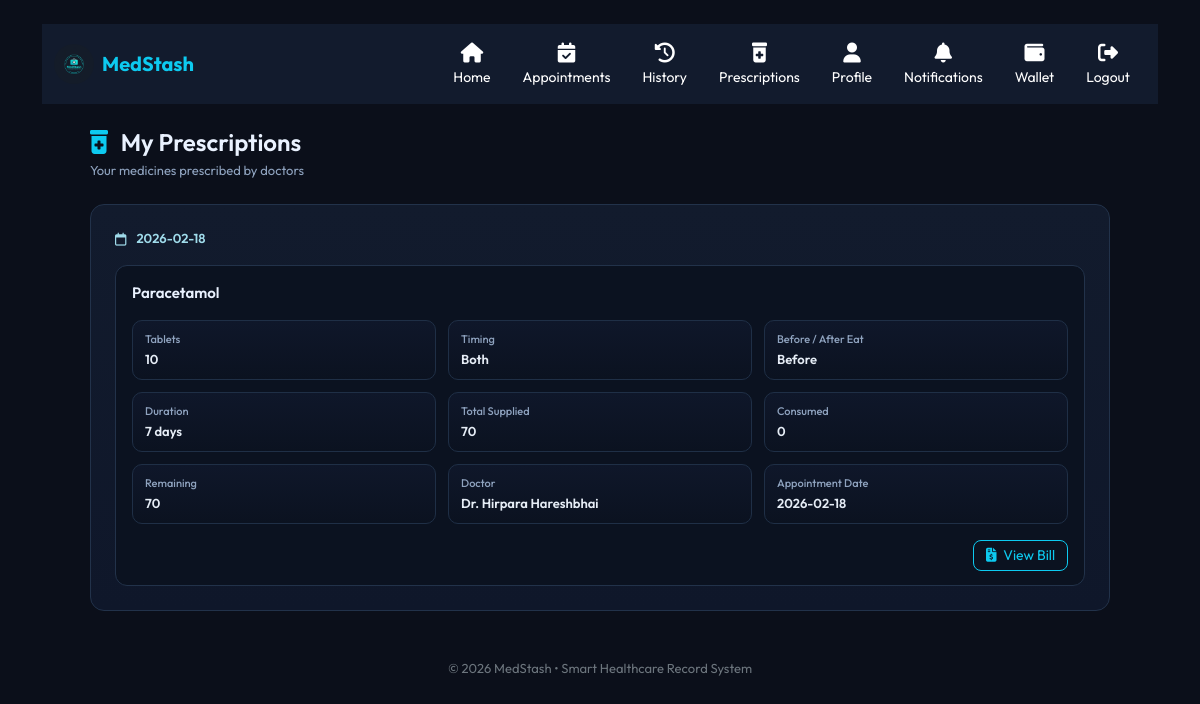
The page /patient_prescriptions (signed in) on the database its author committed.
### tables this page shows
CREATE TABLE prescriptions (
            id INTEGER PRIMARY KEY AUTOINCREMENT,
            appointment_id INTEGER,
            medicine_name TEXT,
            tablets INTEGER,
            timing TEXT,  -- morning, night, both
            before_after_eat TEXT,  -- before, after
            created_at DATETIME DEFAULT CURRENT_TIMESTAMP, price REAL DEFAULT 0.0, duration INTEGER, medicine_supplied INTEGER DEFAULT 0, medicine_consumed INTEGER DEFAULT 0,
            FOREIGN KEY (appointment_id) REFERENCES appointments (id)
        );

CREATE TABLE doctors (
            id INTEGER PRIMARY KEY AUTOINCREMENT,
            fname TEXT NOT NULL,
            lname TEXT NOT NULL,
            specialty TEXT NOT NULL,
            fees INTEGER NOT NULL,
            rating REAL DEFAULT 0
        , user_id INTEGER, age INTEGER, qualification TEXT, license TEXT, address TEXT, profile_complete INTEGER DEFAULT 0, profile_percent INTEGER DEFAULT 25, hospital_name TEXT, staff_count INTEGER, experience_years INTEGER, reviews TEXT, awards TEXT, languages TEXT, emergency_contact TEXT, city TEXT, state TEXT, landmark TEXT, full_address TEXT, pincode TEXT, latitude TEXT, longitude TEXT, hospital_timing TEXT, hospital_contact TEXT, gender TEXT);

CREATE TABLE appointments (
            id INTEGER PRIMARY KEY AUTOINCREMENT,
            patient_id INTEGER,
            doctor_id INTEGER,
            date TEXT,
            time TEXT,
            address TEXT,
            status TEXT DEFAULT 'pending',
            created_at DATETIME DEFAULT CURRENT_TIMESTAMP,
            FOREIGN KEY (patient_id) REFERENCES users (id),
            FOREIGN KEY (doctor_id) REFERENCES doctors (id)
        );

### app.py (the view)
@app.route("/patient_prescriptions")
def patient_prescriptions():
    if "user_id" not in session or session.get("role") != "user":
        return redirect("/login")
    conn = get_db()
    prescriptions = conn.execute("""
        SELECT p.*, a.date as appointment_date, d.fname as doctor_fname, d.lname as doctor_lname,
               strftime('%Y-%m-%d', p.created_at) as date_key
        FROM prescriptions p
        JOIN appointments a ON p.appointment_id = a.id
        JOIN doctors d ON a.doctor_id = d.id
        WHERE a.patient_id=? AND a.status='accepted'
        ORDER BY p.created_at DESC
    """, (session["user_id"],)).fetchall()
    conn.close()
    prescriptions_by_date = {}
    for prescription in prescriptions:
        date = prescription['date_key']
        if date not in prescriptions_by_date:
            prescriptions_by_date[date] = []
        prescriptions_by_date[date].append(dict(prescription))
    return render_template("patient_prescriptions.html", prescriptions_by_date=prescriptions_by_date)

### app.py (called while the page is built)
def get_db():
    db_manager = DatabaseManager()
    return db_manager.get_connection()

    def get_connection(self):
        conn = sqlite3.connect(self.db_path)
        conn.row_factory = sqlite3.Row
        return conn

### templates/patient_prescriptions.html (shortened to what this page needs)
{% extends "base.html" %}
{% block content %}
<nav class="navbar navbar-expand-lg navbar-dark" style="background:#121b2d;">
  <div class="container-fluid">
    <a class="navbar-brand d-flex align-items-center" href="/dashboard">
      <img src="{{ url_for('static', filename='images/logo.png') }}"
           width="40" height="40"
           class="rounded-circle me-2"
           alt="MedStash Logo">
      <span class="fw-bold text-info">MedStash</span>
    </a>
    <div class="collapse navbar-collapse justify-content-end" id="navbarIcons">
      <ul class="navbar-nav text-center">
        <li class="nav-item mx-2">
          <a class="nav-link" href="/dashboard">
            <i class="fa-solid fa-house fa-lg"></i><br><small>Home</small>
          </a>
        </li>
        <li class="nav-item mx-2">
          <a class="nav-link" href="/appointments">
            <i class="fa-solid fa-calendar-check fa-lg"></i><br><small>Appointments</small>
          </a>
        </li>
        <li class="nav-item mx-2">
          <a class="nav-link" href="/history">
            <i class="fa-solid fa-clock-rotate-left fa-lg"></i><br><small>History</small>
          </a>
        </li>
        <li class="nav-item mx-2">
          <a class="nav-link active" href="/patient_prescriptions">
            <i class="fa-solid fa-prescription-bottle-medical fa-lg"></i><br><small>Prescriptions</small>
          </a>
        </li>
        <li class="nav-item mx-2">
          <a class="nav-link" href="/profile">
            <i class="fa-solid fa-user fa-lg"></i><br><small>Profile</small>
          </a>
        </li>
        <li class="nav-item mx-2">
          <a class="nav-link" href="/notifications">
            <i class="fa-solid fa-bell fa-lg"></i><br><small>Notifications</small>
          </a>
        </li>
        <li class="nav-item mx-2">
          <a class="nav-link" href="/wallet">
            <i class="fa-solid fa-wallet fa-lg"></i><br><small>Wallet</small>
          </a>
        </li>
        <li class="nav-item mx-2">
          <a class="nav-link" href="/logout">
            <i class="fa-solid fa-right-from-bracket fa-lg"></i><br><small>Logout</small>
          </a>
        </li>
      </ul>
    </div>
  </div>
</nav>
<div class="container-fluid mt-4 px-lg-5 px-3">
  <div class="page-header mb-4">
    <h4 class="mb-1">
      <i class="fa-solid fa-prescription-bottle-medical me-2 text-info"></i>
      My Prescriptions
    </h4>
    <p class="page-subtitle">Your medicines prescribed by doctors</p>
  </div>
  {% if prescriptions_by_date %}
    {% for date, prescriptions in prescriptions_by_date.items() %}
      <div class="section-card p-4 mb-4">
        <div class="date-title mb-3">
          <i class="fa-regular fa-calendar me-1"></i>
          {{ date }}
        </div>
        <div class="row g-3">
          {% for prescription in prescriptions %}
          <div class="col-12">
            <div class="prescription-card">
              <div class="prescription-top mb-3">
                <div class="prescription-head">
                  {{ prescription.medicine_name }}
                </div>
              </div>
              <div class="details-grid">
                <div class="detail-box">
                  <div class="detail-label">Tablets</div>
                  <div class="detail-value">{{ prescription.tablets }}</div>
                </div>
                <div class="detail-box">
                  <div class="detail-label">Timing</div>
                  <div class="detail-value">{{ prescription.timing.title() }}</div>
                </div>
                <div class="detail-box">
                  <div class="detail-label">Before / After Eat</div>
                  <div class="detail-value">{{ prescription.before_after_eat.title() }}</div>
                </div>
                <div class="detail-box">
                  <div class="detail-label">Duration</div>
                  <div class="detail-value">{{ prescription.duration or 'N/A' }} days</div>
                </div>
                <div class="detail-box">
                  <div class="detail-label">Total Supplied</div>
                  <div class="detail-value">{{ prescription.medicine_supplied or (prescription.tablets * prescription.duration) or 0 }}</div>
                </div>
                <div class="detail-box">
                  <div class="detail-label">Consumed</div>
                  <div class="detail-value">{{ prescription.medicine_consumed or 0 }}</div>
                </div>
                <div class="detail-box">
                  <div class="detail-label">Remaining</div>
                  <div class="detail-value">{{ (prescription.medicine_supplied or (prescription.tablets * prescription.duration) or 0) - (prescription.medicine_consumed or 0) }}</div>
                </div>
                <div class="detail-box">
                  <div class="detail-label">Doctor</div>
                  <div class="detail-value">
                    Dr. {{ prescription.doctor_fname }} {{ prescription.doctor_lname }}
                  </div>
                </div>
                <div class="detail-box">
                  <div class="detail-label">Appointment Date</div>
                  <div class="detail-value">
                    {{ prescription.appointment_date }}
                  </div>
                </div>
              </div>
              <div class="prescription-footer mt-3">
                <a href="/prescription_bill/{{ prescription.appointment_id }}"
                   class="btn btn-outline-info btn-sm view-bill-btn">
                  <i class="fa-solid fa-file-invoice-dollar me-1"></i>
                  View Bill
                </a>
              </div>
            </div>
          </div>
          {% endfor %}
        </div>
      </div>
    {% endfor %}
  {% else %}
    <div class="section-card p-4 text-center">
      <p class="text-secondary mb-0">No prescriptions available.</p>
    </div>
  {% endif %}
</div>
<footer class="text-center text-secondary mt-5 mb-3">
  © 2026 MedStash • Smart Healthcare Record System
</footer>
<link rel="stylesheet" href="https://cdnjs.cloudflare.com/ajax/libs/font-awesome/6.4.0/css/all.min.css">
{% endblock %}

### templates/base.html (shortened to what this page needs)
<!DOCTYPE html>
<html lang="en">
<head>
  <link href="https://cdn.jsdelivr.net/npm/bootstrap@5.3.2/dist/css/bootstrap.min.css" rel="stylesheet">
  <link rel="stylesheet" href="https://cdnjs.cloudflare.com/ajax/libs/font-awesome/6.4.0/css/all.min.css">
  <link rel="stylesheet" href="{{ url_for('static', filename='css/style.css') }}">
</head>
<body>
<div class="container mt-4">
  {% block content %}{% endblock %}
</div>
</body>
</html>

### static/css/style.css (style rules this page uses)
body { font-family:'Outfit',sans-serif; background:#0b0f1a; color:#fff; }
@media (min-width: 1200px) { .container { max-width: 1140px; } }

### templates/base.html (style rules this page uses)
:root { --bg-main: #0b0f1a; --bg-card: #121b2d; --border-soft: #22324a; --text-muted: #9fb3cc; --accent: #4dd0e1; }
* { box-sizing: border-box; }
html, body { max-width: 100%; overflow-x: hidden; }
body { background: #0b0f1a; font-family: 'Outfit', sans-serif; color: #fff; }
.navbar { background: #121b2d; }
.navbar-brand { color: #4dd0e1 !important; font-weight:bold; }
.nav-link { color: #fff !important; }
img, svg, video, canvas { max-width: 100%; height: auto; }
.container, .container-fluid { width: 100%; }

### templates/patient_prescriptions.html (style rules this page uses)
body { background:#0b0f1a; color:#e6edf6; font-family:'Outfit',sans-serif; }
.page-header h4 { font-weight:600; color:#eaf2ff; }
.page-subtitle { font-size:13px; color:#8fa3bf; margin-bottom:0; }
.section-card { background:linear-gradient(180deg,#121b2d,#0f172a); border:1px solid #22324a; border-radius:14px; }
.date-title { font-size:13px; font-weight:600; color:#9fdbea; display:flex; align-items:center; gap:6px; }
.prescription-card { background:#0b1220; border:1px solid #22324a; border-radius:12px; padding:16px 16px 14px 16px; transition:all .2s ease; }
.prescription-head { font-size:15px; font-weight:600; color:#eaf2ff; }
.details-grid { margin-top:8px; display:grid; grid-template-columns:repeat(3,1fr); gap:12px; }
.detail-box { background:linear-gradient(180deg,#0f172a,#0b1220); border:1px solid #1f2f46; border-radius:10px; padding:10px 12px; }
.detail-label { font-size:11px; color:#8fa3bf; margin-bottom:2px; font-weight:500; }
.detail-value { font-size:13px; color:#e6edf6; font-weight:600; }
.prescription-footer { display:flex; justify-content:flex-end; }
.view-bill-btn { border-radius:8px; padding:4px 12px; }
footer { font-size:13px; color:#8fa3bf; }

### rows shown on the page
prescriptions: medicine_name "Paracetamol", tablets "10", timing "Both", before_after_eat "Before", duration "7", medicine_supplied "70", medicine_consumed "0", medicine_supplied+medicine_consumed "70", doctor_fname "Hirpara", doctor_lname "Hareshbhai", appointment_date "2026-02-18"

### other values the page prints
{{ date }} "2026-02-18"
